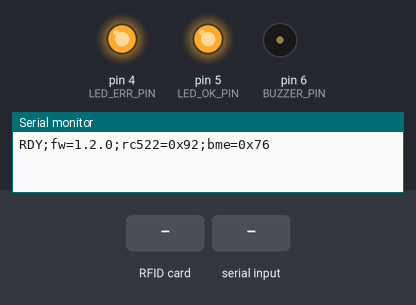
Simulated run of this sketch. Board: Arduino Nano, built with avr-gcc and run on an emulated ATmega328P. Parts: output pins drawn as LEDs (lit = HIGH), buzzer (waves = sounding), the last lines printed to the serial monitor. The inputs (shaded band) are chosen by the test bench. Pins used as bus, display or sensor lines are not drawn.

Above: at 1.3 s.
1.4 s: RFID card 5E 7A 19 C4 held to the reader
At 1.41 s:
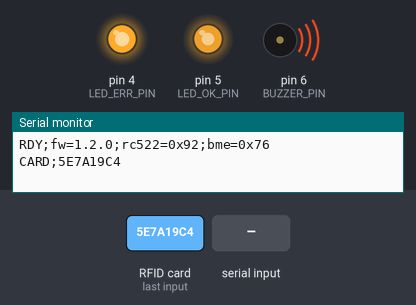
2.9 s: "LEDTEST\n" received over Serial
At 3.8 s:
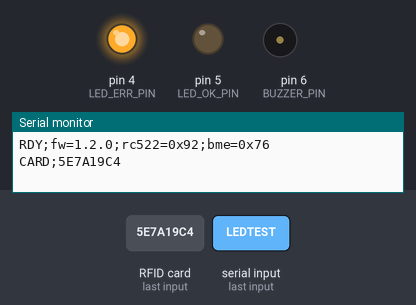
At 4.8 s:
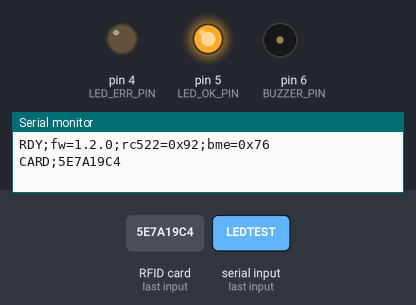
Timing chart, 0 to 6.5 s (numbered marks = the images above; inputs shaded):
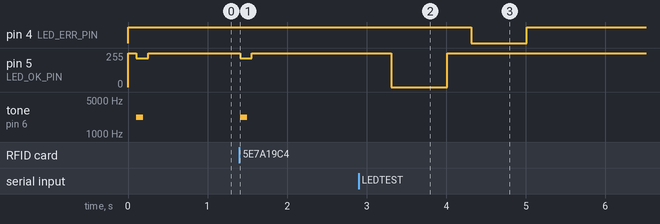

The sketch:

rfid_vegpont_nano_v1.2.ino
```cpp
/*
 * RFID munkaido-nyilvantarto rendszer - VEGPONT
 * v1.2.0
 * ---------------------------------------------
 * Hardver : Arduino Nano (ATmega328P)
 *           + MFRC522 (RC522) RFID olvaso, SPI buszon
 *           + BME280 homerseklet/paratartalom/legnyomas szenzor, I2C buszon
 *           + passziv buzzer es ket LED visszajelzeshez
 *
 * VALTOZASOK a v1.1.0 ota
 *   - LED_ACTIVE_LOW kapcsolo: kezeli a forditva (kozos anodos) bekotott LED-eket
 *   - A zold LED PWM-mel tompithato, hogy ejjel ne vilagitsa be a folyosot
 *   - Uj soros parancsok: LED <0-255> es LEDTEST
 *
 * ============================ BEKOTES ============================
 *
 *  MFRC522 (SPI)              BME280 (I2C)           Visszajelzes
 *  --------------------       ------------------     ---------------------
 *  Nano 3V3 -> 3.3V           Nano 3V3 -> VIN        Nano D6 -> buzzer (+)
 *  Nano D9  -> RST            Nano GND -> GND        Nano D5 -> zold LED
 *  Nano GND -> GND            Nano A4  -> SDA        Nano D4 -> piros LED
 *  Nano D12 -> MISO           Nano A5  -> SCL
 *  Nano D11 -> MOSI
 *  Nano D13 -> SCK            A buzzer masik laba GND.
 *  Nano D10 -> SDA (SS)       A LED-ek 220 ohm ellenallason at.
 *  (IRQ bekotetlen)
 *
 *  FIGYELEM 1: az RC522 kizarolag 3,3 V-ot kap. 5 V-ra kotve tonkremegy.
 *
 *  FIGYELEM 2: a Nano 3,3 V-os laba az USB-soros chiprol jon, ez kb. 50 mA.
 *  Ket modulhoz tegy be egy AMS1117-3.3 modult az 5 V-rol taplalva.
 *
 *  FIGYELEM 3: a BME280 modult tedd rovid kabelen a dobozon kivulre.
 *
 * ============================ KONYVTARAK ============================
 *   MFRC522           by GithubCommunity (miguelbalboa), 1.4.x
 *   Adafruit BME280   by Adafruit
 *   Adafruit Unified Sensor  by Adafruit
 *
 * ============================ SOROS PROTOKOLL ============================
 *   115200 baud, sorvegi \n
 *
 *   Kimeno:
 *     RDY;fw=1.2.0;rc522=0x92;bme=0x76   induláskor
 *     CARD;04A1B2C3                      kartya olvasva
 *     DUP;04A1B2C3                       kartya a debounce ablakon belul
 *     ENV;T=23.45;H=41.20;P=1013.25      kornyezeti meres (C, %, hPa)
 *     PONG;fw=1.2.0                      PING parancsra
 *     LEDOK;<0-255>                      a LED parancs nyugtazasa
 *     ERR;RC522_OFFLINE                  az RFID olvaso nem valaszol
 *     OK;RC522_RECOVERED                 sikeres ujrainicializalas
 *     ERR;BME_OFFLINE                    a szenzor nem valaszol
 *     OK;BME_RECOVERED                   a szenzor visszajott
 *
 *   Bejovo:
 *     PING          eletjel-kerdes
 *     VER           verzio + modul-allapot
 *     ENV           azonnali kornyezeti meres
 *     LED <0-255>   a zold LED fenyereje (0 = teljesen sotet)
 *                   Igy a gateway este lehalkithatja, reggel visszakapcsolhatja.
 *     LEDTEST       mindket LED felvillantasa a bekotes ellenorzesehez
 */

#include <SPI.h>
#include <Wire.h>
#include <MFRC522.h>
#include <Adafruit_Sensor.h>
#include <Adafruit_BME280.h>

// ---------- Konfiguracio ----------
#define FW_VERSION        "1.2.0"

#define RST_PIN           9
#define SS_PIN            10

#define USE_FEEDBACK      1
#define BUZZER_PIN        6
#define LED_OK_PIN        5        // PWM-kepes, ezert tomapithato
#define LED_ERR_PIN       4        // NEM PWM-kepes, csak be/ki

/* ======================================================================
 * LED POLARITAS - EZ AZ, AMI NALAD MOST FORDITVA VOLT
 * ----------------------------------------------------------------------
 * 1 = KOZOS ANODOS (aktiv-alacsony) bekotes:
 *       a LED hosszu laba (anod) a TAPRA megy,
 *       a rovid laba az ellenallason at az Arduino pinjere.
 *       Ilyenkor a pin LOW allapota gyujtja meg a LED-et.
 *       TUNET, HA EZ ROSSZUL VAN ALLITVA:
 *       a LED-ek folyamatosan vilagitanak, es olvasaskor egy pillanatra
 *       ELALSZANAK ahelyett, hogy felvillannanak.
 *
 * 0 = HAGYOMANYOS (aktiv-magas) bekotes:
 *       a LED hosszu laba (anod) az Arduino pinjere megy,
 *       a rovid laba az ellenallason at a GND-re.
 *       Ilyenkor a pin HIGH allapota gyujtja meg a LED-et.
 *
 * Ha atforrasztod a LED-eket a hagyomanyos modon, allitsd 0-ra.
 * Addig hagyd 1-en, es minden helyesen fog mukodni forrasztas nelkul.
 * Ellenorzes: a LEDTEST parancs felvillantja oket egyesevel.
 * ====================================================================== */
#define LED_ACTIVE_LOW    1

// A zold LED alap fenyereje (0-255). A 40 nappal is jol lathato,
// ejjel viszont nem vilagitja be a folyosot. 255 = teljes fenyero.
#define LED_OK_BRIGHTNESS 40

// Ugyanaz a kartya ennyi ideig nem szamit uj olvasasnak.
#define DEBOUNCE_MS       3000UL

// Milyen surun kuldjon kornyezeti merest. NEM orankent: a gateway gyujti
// ezeket, es o kuldi fel orankent az atlagot, minimumot es maximumot.
#define ENV_INTERVAL_MS   60000UL

// Ilyen surun ellenorzi, hogy az RFID olvaso valaszol-e.
#define HEALTHCHECK_MS    5000UL

// Regi bootloaderes Nano kloonokon a watchdog-reset vegtelen ujraindulasi
// ciklust okoz. Csak akkor kapcsold be, ha biztosan Optiboot van a lapkan.
#define USE_WATCHDOG      0

#if USE_WATCHDOG
  #include <avr/wdt.h>
#endif

// ---------- Allapot ----------
MFRC522 mfrc522(SS_PIN, RST_PIN);
Adafruit_BME280 bme;

byte     bmeAddr       = 0;
bool     bmeOnline     = false;
uint32_t lastEnvMs     = 0;

byte     lastUid[10];
byte     lastUidSize   = 0;
uint32_t lastReadMs    = 0;
uint32_t lastHealthMs  = 0;
bool     readerOnline  = false;

uint8_t  ledOkLevel    = LED_OK_BRIGHTNESS;   // futasidoben allithato
uint32_t ledOkOffAt    = 0;
uint32_t ledErrOffAt   = 0;

char     cmdBuf[20];
uint8_t  cmdLen        = 0;

// ---------------------------------------------------------------
// LED-vezerles - itt es CSAK itt dol el a polaritas.
// A kod tobbi resze mindig azt mondja, amit akar (be/ki), nem azt,
// hogy HIGH vagy LOW. Igy egyetlen #define atallitasa mindent megfordit.
// ---------------------------------------------------------------

void ledOkWrite(uint8_t brightness) {
#if LED_ACTIVE_LOW
  analogWrite(LED_OK_PIN, 255 - brightness);
#else
  analogWrite(LED_OK_PIN, brightness);
#endif
}

void ledErrWrite(bool on) {
#if LED_ACTIVE_LOW
  digitalWrite(LED_ERR_PIN, on ? LOW : HIGH);
#else
  digitalWrite(LED_ERR_PIN, on ? HIGH : LOW);
#endif
}

void ledsOff() {
  ledOkWrite(0);
  ledErrWrite(false);
}

// ---------- RFID segedfuggvenyek ----------

byte readVersion() {
  return mfrc522.PCD_ReadRegister(MFRC522::VersionReg);
}

bool initReader() {
  mfrc522.PCD_Init();
  delay(50);
  byte v = readVersion();
  if (v == 0x00 || v == 0xFF) return false;
  mfrc522.PCD_AntennaOn();
  return true;
}

void uidToHex(byte *uid, byte size, char *out) {
  const char hexChars[] = "0123456789ABCDEF";
  for (byte i = 0; i < size; i++) {
    out[i * 2]     = hexChars[(uid[i] >> 4) & 0x0F];
    out[i * 2 + 1] = hexChars[uid[i] & 0x0F];
  }
  out[size * 2] = '\0';
}

bool sameAsLast(byte *uid, byte size) {
  if (size != lastUidSize) return false;
  for (byte i = 0; i < size; i++) if (uid[i] != lastUid[i]) return false;
  return true;
}

void rememberUid(byte *uid, byte size) {
  lastUidSize = size;
  for (byte i = 0; i < size && i < 10; i++) lastUid[i] = uid[i];
  lastReadMs = millis();
}

// ---------- Visszajelzes (teljesen nem blokkolo) ----------

#if USE_FEEDBACK
void beepOk() {
  tone(BUZZER_PIN, 2200, 90);
  ledOkWrite(ledOkLevel);
  ledOkOffAt = millis() + 150;
}

void beepDup() {
  tone(BUZZER_PIN, 1100, 40);
  ledOkWrite(ledOkLevel);
  ledOkOffAt = millis() + 60;
}

void beepErr() {
  tone(BUZZER_PIN, 400, 300);
  ledErrWrite(true);
  ledErrOffAt = millis() + 400;
}

void serviceLeds(uint32_t now) {
  if (ledOkOffAt  && (int32_t)(now - ledOkOffAt)  >= 0) {
    ledOkWrite(0);  ledOkOffAt = 0;
  }
  if (ledErrOffAt && (int32_t)(now - ledErrOffAt) >= 0) {
    ledErrWrite(false); ledErrOffAt = 0;
  }
}

// Egyesevel felvillantja a LED-eket, hogy ellenorizni tudd a polaritast.
// Ha ez alatt a LED-ek ELALSZANAK ahelyett, hogy vilagitananak,
// akkor a LED_ACTIVE_LOW ertek rossz.
void ledTest() {
  ledsOff();
  delay(400);
  ledOkWrite(255);   delay(700);  ledOkWrite(0);
  delay(300);
  ledErrWrite(true); delay(700);  ledErrWrite(false);
}
#else
void beepOk()  {}
void beepDup() {}
void beepErr() {}
void serviceLeds(uint32_t now) { (void)now; }
void ledTest() {}
#endif

// ---------- BME280 ----------

bool initBme() {
  if      (bme.begin(0x76, &Wire)) bmeAddr = 0x76;
  else if (bme.begin(0x77, &Wire)) bmeAddr = 0x77;
  else { bmeAddr = 0; return false; }

  // Forced mod: meres utan a szenzor alszik. Folyamatos modban a chip
  // sajat melegedese 0,5-1 fokkal meghamisitana a merest.
  bme.setSampling(Adafruit_BME280::MODE_FORCED,
                  Adafruit_BME280::SAMPLING_X1,
                  Adafruit_BME280::SAMPLING_X1,
                  Adafruit_BME280::SAMPLING_X1,
                  Adafruit_BME280::FILTER_OFF);
  return true;
}

void sendEnv() {
  if (!bmeOnline) return;

  if (!bme.takeForcedMeasurement()) {
    bmeOnline = false;
    Serial.println(F("ERR;BME_OFFLINE"));
    return;
  }

  float t = bme.readTemperature();
  float h = bme.readHumidity();
  float p = bme.readPressure() / 100.0F;

  if (isnan(t) || isnan(h) || isnan(p)) {
    bmeOnline = false;
    Serial.println(F("ERR;BME_OFFLINE"));
    return;
  }

  char bufT[10], bufH[10], bufP[12];
  dtostrf(t, 0, 2, bufT);
  dtostrf(h, 0, 2, bufH);
  dtostrf(p, 0, 2, bufP);

  Serial.print(F("ENV;T=")); Serial.print(bufT);
  Serial.print(F(";H="));    Serial.print(bufH);
  Serial.print(F(";P="));    Serial.println(bufP);
}

// ---------- Soros parancsok ----------

void printStatus() {
  Serial.print(F("RDY;fw="));
  Serial.print(F(FW_VERSION));
  Serial.print(F(";rc522=0x"));
  Serial.print(readVersion(), HEX);
  Serial.print(F(";bme="));
  if (bmeAddr) { Serial.print(F("0x")); Serial.println(bmeAddr, HEX); }
  else         { Serial.println(F("none")); }
}

void handleSerialCommands() {
  while (Serial.available() > 0) {
    char c = Serial.read();

    if (c == '\n' || c == '\r') {
      if (cmdLen > 0) {
        cmdBuf[cmdLen] = '\0';

        if (strcmp(cmdBuf, "PING") == 0) {
          Serial.print(F("PONG;fw="));
          Serial.println(F(FW_VERSION));

        } else if (strcmp(cmdBuf, "VER") == 0) {
          printStatus();

        } else if (strcmp(cmdBuf, "ENV") == 0) {
          sendEnv();

        } else if (strcmp(cmdBuf, "LEDTEST") == 0) {
          ledTest();
          Serial.println(F("LEDOK;test"));

        } else if (strncmp(cmdBuf, "LED ", 4) == 0) {
          // "LED 0" .. "LED 255" - a zold LED fenyereje
          int v = atoi(cmdBuf + 4);
          if (v < 0)   v = 0;
          if (v > 255) v = 255;
          ledOkLevel = (uint8_t)v;
          Serial.print(F("LEDOK;"));
          Serial.println(ledOkLevel);
        }

        cmdLen = 0;
      }
    } else if (cmdLen < sizeof(cmdBuf) - 1) {
      cmdBuf[cmdLen++] = c;
    } else {
      cmdLen = 0;  // tul hosszu sor, eldobjuk
    }
  }
}

// ---------- Setup ----------
void setup() {
  Serial.begin(115200);

#if USE_FEEDBACK
  pinMode(LED_OK_PIN, OUTPUT);
  pinMode(LED_ERR_PIN, OUTPUT);
  pinMode(BUZZER_PIN, OUTPUT);
  ledsOff();     // FONTOS: azonnal sotetre, mielott barmi mas tortenne
#endif

  SPI.begin();

  Wire.begin();
  // A Wire konyvtar alapbol bekapcsolja az ATmega belso felhuzoit, amik
  // 5 V-ra huznak. Ha a BME280 modulon nincs szintillesztő, ez lassan
  // tonkreteszi a szenzort. Ez a ket sor kikapcsolja oket.
  digitalWrite(SDA, LOW);
  digitalWrite(SCL, LOW);

  bmeOnline    = initBme();
  readerOnline = initReader();

  printStatus();

  if (readerOnline) {
    beepOk();
  } else {
    Serial.println(F("ERR;RC522_OFFLINE"));
    beepErr();
  }

  if (!bmeOnline) Serial.println(F("ERR;BME_OFFLINE"));

  lastEnvMs    = millis();
  lastHealthMs = millis();

#if USE_WATCHDOG
  wdt_enable(WDTO_4S);
#endif
}

// ---------- Fociklus ----------
void loop() {
#if USE_WATCHDOG
  wdt_reset();
#endif

  uint32_t now = millis();

  serviceLeds(now);
  handleSerialCommands();

  // --- Kornyezeti meres ---
  // A millis() tulcsordulasa (~49 nap) a kivonas miatt helyesen kezelt.
  if (now - lastEnvMs >= ENV_INTERVAL_MS) {
    lastEnvMs = now;
    if (bmeOnline) {
      sendEnv();
    } else if (initBme()) {
      bmeOnline = true;
      Serial.println(F("OK;BME_RECOVERED"));
      sendEnv();
    }
  }

  // --- RFID olvaso eletjel-ellenorzes ---
  if (now - lastHealthMs >= HEALTHCHECK_MS) {
    lastHealthMs = now;
    byte v = readVersion();
    if (v == 0x00 || v == 0xFF) {
      if (readerOnline) {
        Serial.println(F("ERR;RC522_OFFLINE"));
        beepErr();
      }
      readerOnline = false;
      if (initReader()) {
        readerOnline = true;
        Serial.println(F("OK;RC522_RECOVERED"));
      }
    } else if (!readerOnline) {
      readerOnline = true;
      Serial.println(F("OK;RC522_RECOVERED"));
    }
  }

  if (!readerOnline) return;

  // --- Kartyaolvasas ---
  if (!mfrc522.PICC_IsNewCardPresent()) return;
  if (!mfrc522.PICC_ReadCardSerial())   return;

  byte size = mfrc522.uid.size;
  if (size == 0 || size > 10) {
    mfrc522.PICC_HaltA();
    mfrc522.PCD_StopCrypto1();
    return;
  }

  char uidHex[21];
  uidToHex(mfrc522.uid.uidByte, size, uidHex);

  bool isDuplicate = sameAsLast(mfrc522.uid.uidByte, size) &&
                     (now - lastReadMs < DEBOUNCE_MS);

  if (isDuplicate) {
    Serial.print(F("DUP;"));
    Serial.println(uidHex);
    beepDup();
    // A lastReadMs-t NEM frissitjuk: az olvasoban felejtett kartya igy a
    // debounce ablak letelte utan ujra ervenyes olvasas lesz.
  } else {
    Serial.print(F("CARD;"));
    Serial.println(uidHex);
    rememberUid(mfrc522.uid.uidByte, size);
    beepOk();
  }

  mfrc522.PICC_HaltA();
  mfrc522.PCD_StopCrypto1();
}
```

Measured:
- after the input at 1.4 s, pin 5 (LED_OK_PIN): 255/255 → 215/255 at once, → 255/255 0.15 s later; tone on pin 6 (BUZZER_PIN): silent → 2200 Hz at once, → silent 0.09 s later
- after the input at 2.9 s, pin 4 (LED_ERR_PIN): HIGH → LOW after 1.4 s, → HIGH 0.70 s later; pin 5 (LED_OK_PIN): 255/255 → 0/255 after 0.41 s, → 255/255 0.70 s later
